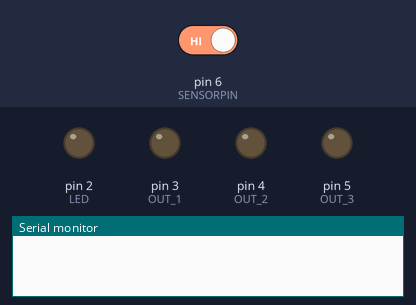
The sketch below on a simulated Arduino Uno, built with avr-gcc and run on an emulated ATmega328P. Parts: output pins drawn as LEDs (lit = HIGH), the last lines printed to the serial monitor. Dashed ring = blinking. The test bench sets the inputs (shaded band); at power-on: pin 6 (SENSORPIN) HIGH. Random numbers use the default seed unless the sketch sets one.

Above: at 1.2 s.
1.3 s: pin 6 (SENSORPIN) driven LOW
At 1.9 s:
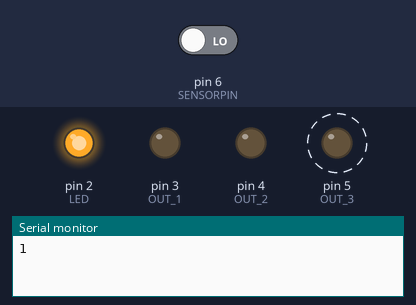
4.3 s: pin 6 (SENSORPIN) driven HIGH
At 5.6 s:
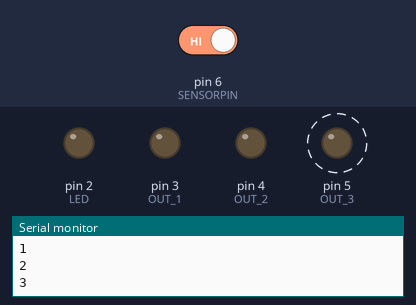
6.1 s: pin 6 (SENSORPIN) driven LOW
At 7.25 s:
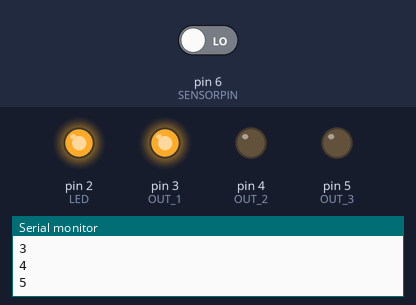
Timing chart, 0 to 15.1 s (numbered marks = the images above; inputs shaded):
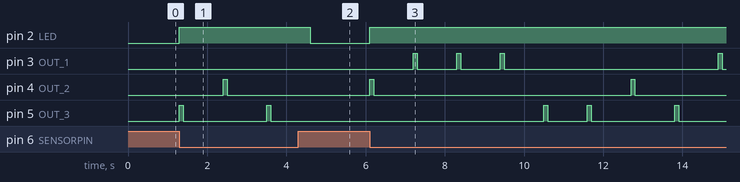

Measured:
- after the input at 1.3 s, pin 2 (LED): LOW → HIGH at once; pin 4 (OUT_2): LOW → HIGH after 1.1 s, → LOW 0.10 s later; pin 5 (OUT_3): alternates HIGH for 0.10 s and LOW for 2.1 s, starting at once
- after the input at 4.3 s, pin 2 (LED): HIGH → LOW after 0.30 s
- after the input at 6.1 s, pin 2 (LED): LOW → HIGH at once; pin 3 (OUT_1): LOW → HIGH after 1.1 s, → LOW 0.10 s later, → HIGH 1.0 s later, → LOW 0.10 s later, … (8 changes in this stretch)

The sketch:

gooooooooooal.ino
```cpp
#define LED 2

#define OUT_1 3
#define OUT_2 4
#define OUT_3 5

#define SENSORPIN 6

#define OUT_1_HI() digitalWrite(OUT_1, HIGH);
#define OUT_1_LO() digitalWrite(OUT_1, LOW);
#define OUT_2_HI() digitalWrite(OUT_2, HIGH);
#define OUT_2_LO() digitalWrite(OUT_2, LOW);
#define OUT_3_HI() digitalWrite(OUT_3, HIGH);
#define OUT_3_LO() digitalWrite(OUT_3, LOW);

int sensorState = 0;
int lastState = 0;
int score = 0;

void triggerGoal();

void setup()
{
  pinMode(LED, OUTPUT);
  pinMode(OUT_1, OUTPUT);
  pinMode(OUT_2, OUTPUT);
  pinMode(OUT_3, OUTPUT);
  pinMode(SENSORPIN, INPUT);

  digitalWrite(SENSORPIN, HIGH);

  Serial.begin(9600);

  randomSeed(analogRead(0));
}

void loop()
{
  sensorState = digitalRead(SENSORPIN);

  // Check if the sensor beam is broken
  if (sensorState == LOW) {
    digitalWrite(LED, HIGH);
    score++;
    Serial.println(score);
    triggerGoal();
  }
  else {
    // turn LED off:
    digitalWrite(LED, LOW);
  }

  lastState = sensorState;
}

void triggerGoal()
{
  int choice = random(3) + 1;

  switch (choice) {
    case 1:
      OUT_1_HI();
      delay(100);
      OUT_1_LO();
      break;
    case 2:
      OUT_2_HI();
      delay(100);
      OUT_2_LO();
      break;
    case 3:
      OUT_3_HI();
      delay(100);
      OUT_3_LO();
      break;
  }

  delay(1000);
}
```
